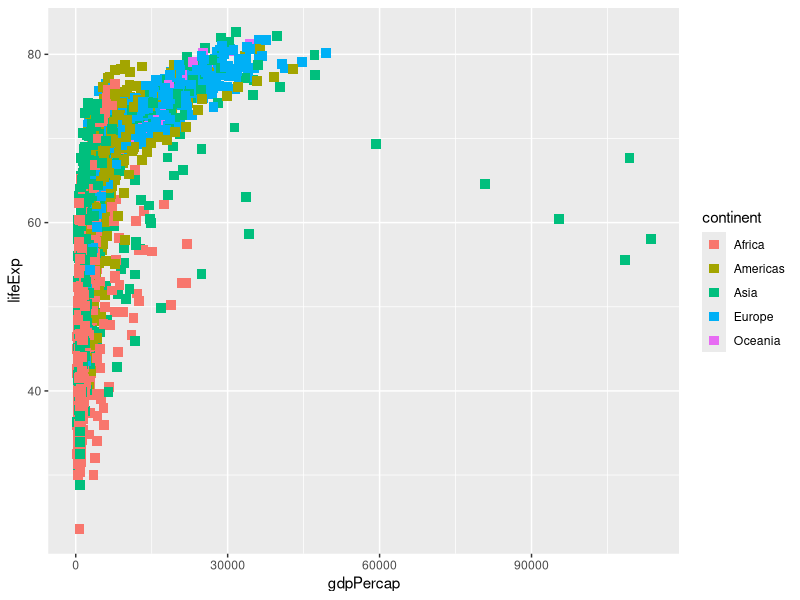

Reproduce this figure in R.
## ---- chunk 1
gapminder<-read.table("gapminder.txt",header = T)
head(gapminder)

## ---- chunk 2
library(ggplot2)
ggplot(data = gapminder, aes(x = gdpPercap, y = lifeExp, color = continent)) +
  geom_point(size=3, shape=15)
